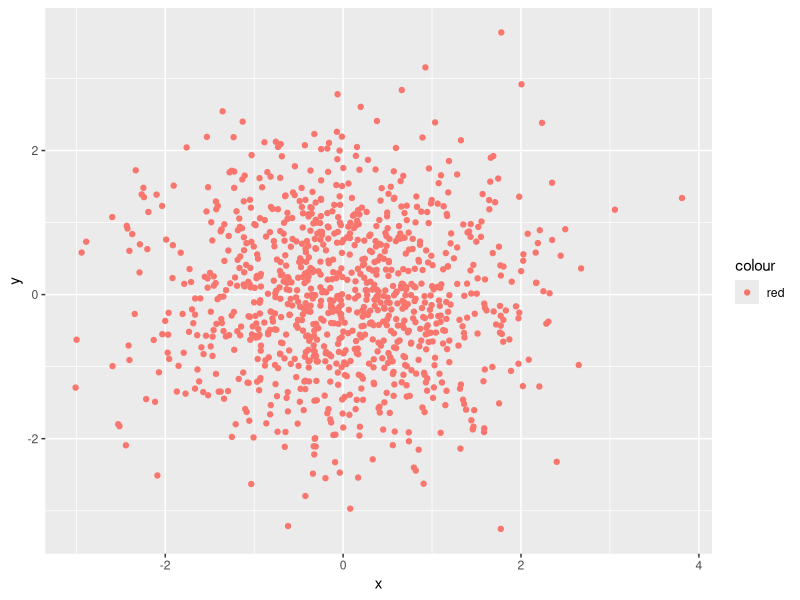
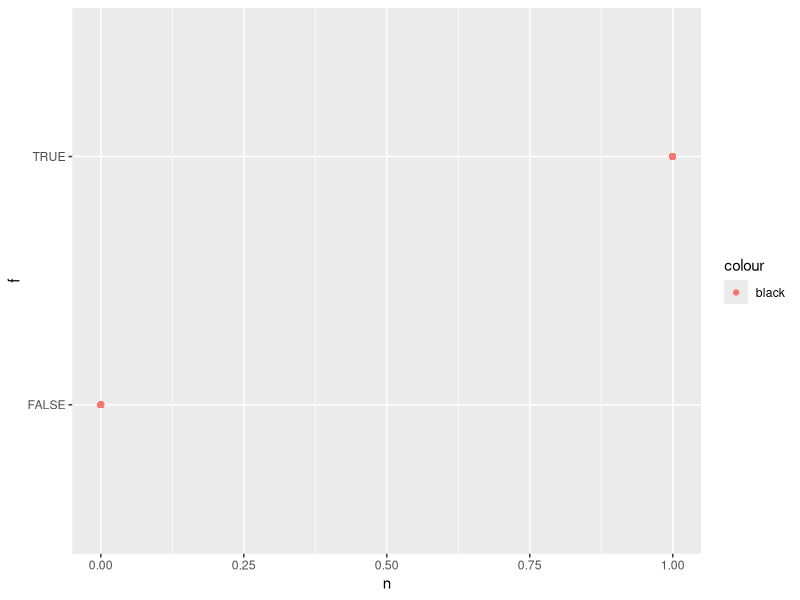
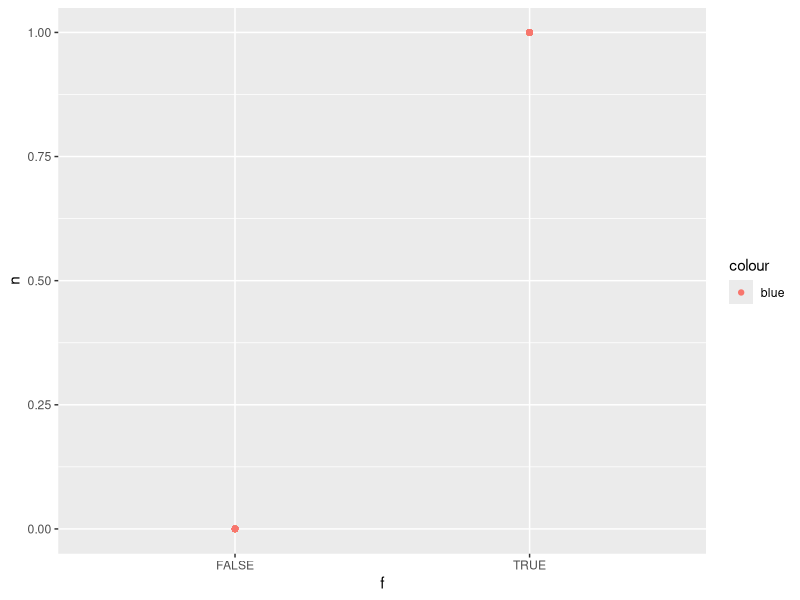
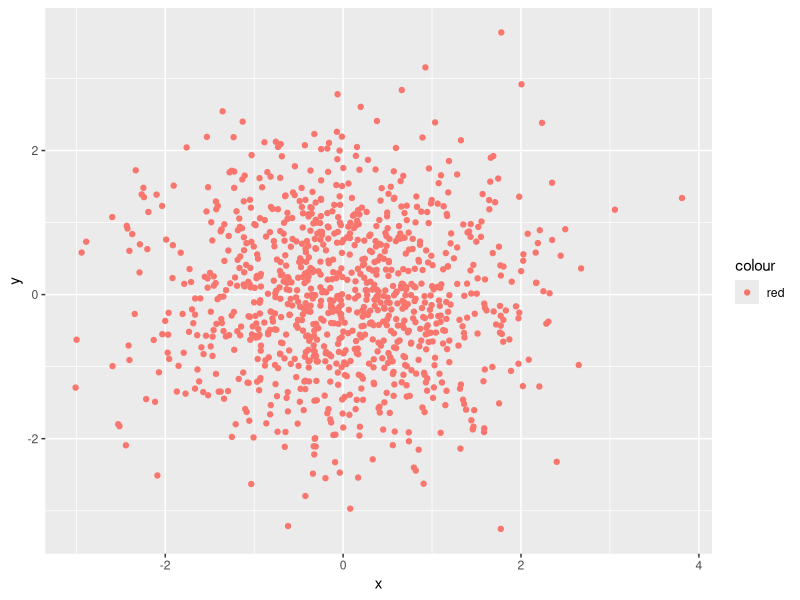

R code for these plots, in order:
## ---- chunk 1
knitr::opts_chunk$set(echo = TRUE)
## ---- chunk 2
# random sample of size 10 from unifom distrubution [0,5]
sample_random = runif(10, min = 0, max = 5)
# show the random result 
sample_random
# take the mean of the variable 
mean(sample_random)
# whether the elements from the sample > 2 
logical_vector = sample_random > 2
typeof(logical_vector)
## ---- chunk 3
# create a character vector length of 10
character = c("a", "b", "c", "d", "e", "f", "g", "h", "i", "j")
length(character)
# can not determine the mean because character vector is not numcerial or logical
mean(character)
## ---- chunk 4
# create a factor vector lenght of 10
me.vector = c("a", "b", "c", "d", "e", "f", "g", "h", "i", "j")
factor.me.vector = factor(me.vector)
factor.me.vector
length(factor.me.vector)
# cannot take the mean of factor vector because it is not numerical or logical 
mean(me.vector)
## ---- chunk 5
# convert logical variables to numeric 
as.numeric(logical_vector)
# convert character variables to numeric 
as.numeric(character)
# convert factor variables to numberic 
as.numeric(me.vector)
## ---- chunk 6
# conver character to factor to numeric is successful 
character_factor_numeric = as.factor(character)
as.numeric(character_factor_numeric)
# convert factor to character is successful but character to numeric is not successful 
factor_character = as.character(me.vector)
as.numeric(factor_character)
## ---- chunk 7
#from the environment, the size of plot_df is 1000, the mean of x is - 0.01164814 the median of x is -0.03532423, 49% of the logical vector is true 
set.seed(1)
library(tidyverse)
plot_df = tibble(
  x = rnorm(1000, mean = 0, sd = 1),
  y = rnorm(1000, mean = 0, sd = 1),
  vector_logical = c(x + y > 0),
  typeof(vector_logical),
  median(x),
  mean(x),
  n = as.numeric(vector_logical),
  f = as.factor(vector_logical)
)
ggplot(plot_df, aes(x = x, y = y, col = "red" )) + geom_point()
ggsave("plot_df.pdf")
ggplot(plot_df, aes(x = n, y = f, col = "black" )) + geom_point()
ggplot(plot_df, aes(x = f, y = n, col = "blue" )) + geom_point()
